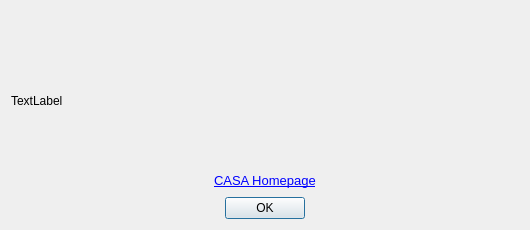
<?xml version="1.0" encoding="UTF-8"?>
<ui version="4.0">
 <class>AboutDialogClass</class>
 <widget class="QDialog" name="AboutDialogClass">
  <property name="geometry">
   <rect>
    <x>0</x>
    <y>0</y>
    <width>530</width>
    <height>230</height>
   </rect>
  </property>
  <property name="windowTitle">
   <string>About Feather</string>
  </property>
  <layout class="QVBoxLayout" name="verticalLayout">
   <item>
    <layout class="QHBoxLayout" name="horizontalLayout_2">
     <item>
      <spacer name="horizontalSpacer_5">
       <property name="orientation">
        <enum>Qt::Horizontal</enum>
       </property>
       <property name="sizeHint" stdset="0">
        <size>
         <width>40</width>
         <height>20</height>
        </size>
       </property>
      </spacer>
     </item>
     <item>
      <widget class="QLabel" name="featherTopLabel">
       <property name="sizePolicy">
        <sizepolicy hsizetype="Preferred" vsizetype="Preferred">
         <horstretch>0</horstretch>
         <verstretch>0</verstretch>
        </sizepolicy>
       </property>
       <property name="maximumSize">
        <size>
         <width>100</width>
         <height>100</height>
        </size>
       </property>
       <property name="font">
        <font>
         <pointsize>12</pointsize>
         <weight>75</weight>
         <bold>true</bold>
        </font>
       </property>
       <property name="text">
        <string/>
       </property>
       <property name="pixmap">
        <pixmap resource="Feather.qrc">:/images/feather.png</pixmap>
       </property>
      </widget>
     </item>
     <item>
      <widget class="QLabel" name="featherBottomLabel">
       <property name="maximumSize">
        <size>
         <width>100</width>
         <height>100</height>
        </size>
       </property>
       <property name="text">
        <string/>
       </property>
       <property name="pixmap">
        <pixmap resource="Feather.qrc">:/images/featherRotated.png</pixmap>
       </property>
      </widget>
     </item>
     <item>
      <spacer name="horizontalSpacer_6">
       <property name="orientation">
        <enum>Qt::Horizontal</enum>
       </property>
       <property name="sizeHint" stdset="0">
        <size>
         <width>40</width>
         <height>20</height>
        </size>
       </property>
      </spacer>
     </item>
    </layout>
   </item>
   <item>
    <widget class="QLabel" name="aboutLabel">
     <property name="sizePolicy">
      <sizepolicy hsizetype="MinimumExpanding" vsizetype="MinimumExpanding">
       <horstretch>0</horstretch>
       <verstretch>0</verstretch>
      </sizepolicy>
     </property>
     <property name="text">
      <string>TextLabel</string>
     </property>
    </widget>
   </item>
   <item>
    <layout class="QHBoxLayout" name="horizontalLayout_3">
     <item>
      <spacer name="horizontalSpacer">
       <property name="orientation">
        <enum>Qt::Horizontal</enum>
       </property>
       <property name="sizeHint" stdset="0">
        <size>
         <width>40</width>
         <height>20</height>
        </size>
       </property>
      </spacer>
     </item>
     <item>
      <widget class="QLabel" name="label">
       <property name="text">
        <string>&lt;!DOCTYPE HTML PUBLIC &quot;-//W3C//DTD HTML 4.0//EN&quot; &quot;http://www.w3.org/TR/REC-html40/strict.dtd&quot;&gt;
&lt;html&gt;&lt;head&gt;&lt;meta name=&quot;qrichtext&quot; content=&quot;1&quot; /&gt;&lt;style type=&quot;text/css&quot;&gt;
p, li { white-space: pre-wrap; }
&lt;/style&gt;&lt;/head&gt;&lt;body style=&quot; font-family:'Sans Serif'; font-size:10pt; font-weight:400; font-style:normal;&quot;&gt;
&lt;table style=&quot;-qt-table-type: root; margin-top:4px; margin-bottom:4px; margin-left:4px; margin-right:4px;&quot;&gt;
&lt;tr&gt;
&lt;td style=&quot;border: none;&quot;&gt;
&lt;p style=&quot; margin-top:0px; margin-bottom:0px; margin-left:0px; margin-right:0px; -qt-block-indent:0; text-indent:0px;&quot;&gt;&lt;a href=&quot;http://casa.nrao.edu/&quot;&gt;&lt;span style=&quot; text-decoration: underline; color:#0000ff;&quot;&gt;CASA Homepage&lt;/span&gt;&lt;/a&gt;&lt;/p&gt;&lt;/td&gt;&lt;/tr&gt;&lt;/table&gt;&lt;/body&gt;&lt;/html&gt;</string>
       </property>
       <property name="textFormat">
        <enum>Qt::RichText</enum>
       </property>
       <property name="alignment">
        <set>Qt::AlignCenter</set>
       </property>
       <property name="openExternalLinks">
        <bool>true</bool>
       </property>
      </widget>
     </item>
     <item>
      <spacer name="horizontalSpacer_4">
       <property name="orientation">
        <enum>Qt::Horizontal</enum>
       </property>
       <property name="sizeHint" stdset="0">
        <size>
         <width>40</width>
         <height>20</height>
        </size>
       </property>
      </spacer>
     </item>
    </layout>
   </item>
   <item>
    <layout class="QHBoxLayout" name="horizontalLayout">
     <item>
      <spacer name="horizontalSpacer_3">
       <property name="orientation">
        <enum>Qt::Horizontal</enum>
       </property>
       <property name="sizeHint" stdset="0">
        <size>
         <width>40</width>
         <height>20</height>
        </size>
       </property>
      </spacer>
     </item>
     <item>
      <widget class="QPushButton" name="okButton">
       <property name="text">
        <string>OK</string>
       </property>
      </widget>
     </item>
     <item>
      <spacer name="horizontalSpacer_2">
       <property name="orientation">
        <enum>Qt::Horizontal</enum>
       </property>
       <property name="sizeHint" stdset="0">
        <size>
         <width>40</width>
         <height>20</height>
        </size>
       </property>
      </spacer>
     </item>
    </layout>
   </item>
  </layout>
 </widget>
 <layoutdefault spacing="6" margin="11"/>
 <resources>
  <include location="Feather.qrc"/>
 </resources>
 <connections/>
</ui>
